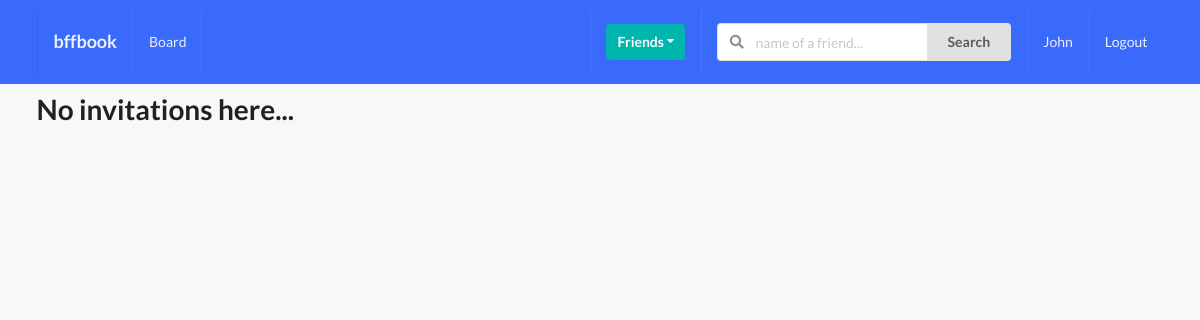
/profiles/my-invites/ (signed in), run on an earlier commit of the app's database.
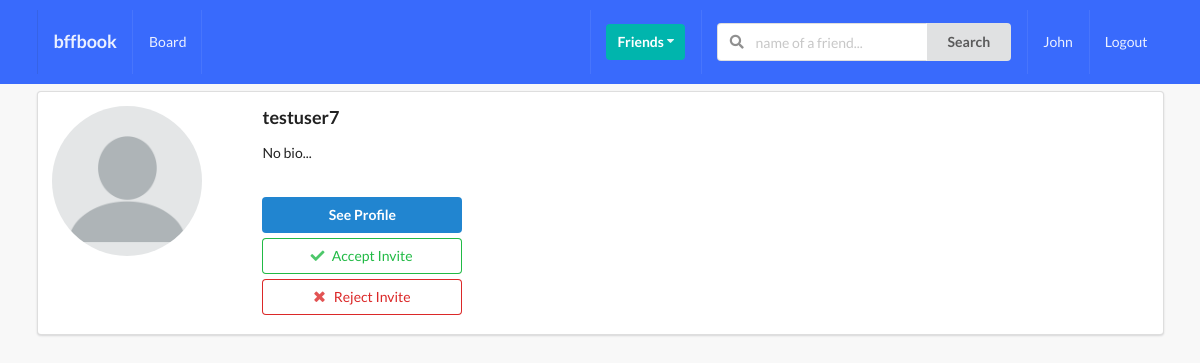
And on a later commit of the database.
### profiles/models.py (models this page shows, shortened)
class Profile(models.Model):
    first_name = models.CharField(max_length=200, blank=True)
    last_name = models.CharField(max_length=200, blank=True)
    user = models.OneToOneField(User, on_delete=models.CASCADE)
    bio = models.TextField(default="No bio...", max_length=300)
    email = models.EmailField(max_length=200, blank=True)
    country = models.CharField(max_length=200, blank=True)
    avatar = models.ImageField(default='avatar.png', upload_to='avatars/')
    friends = models.ManyToManyField(User, blank=True, related_name='friends')
    slug = models.SlugField(unique=True, blank=True)
    updated = models.DateTimeField(auto_now=True)
    created = models.DateTimeField(auto_now_add=True)
    objects = ProfileManager()
    __initial_first_name = None
    __initail_last_name = None
    def __init__(self, *args, **kwargs):
        super().__init__(*args, **kwargs)
        self.__initial_first_name = self.first_name
        self.__initial_last_name = self.last_name

### profiles/views.py (the view)
# urls.py: path('my-invites/', invites_received_view, name='my-invites-view'),
@login_required
def invites_received_view(request):
    profile = Profile.objects.get(user=request.user)
    qs = Relationship.objects.invitations_received(profile)
    result = list(map(lambda x: x.sender, qs))
    is_empty = False
    if len(result) == 0:
        is_empty = True
    context = {'qs': result, 'is_empty': is_empty}
    return render(request, 'profiles/my_invites.html', context)

### profiles/models.py (called while the page is built)
    def invitations_received(self, receiver):
        qs = Relationship.objects.filter(receiver=receiver, status='send')
        return qs

### profiles/templates/profiles/my_invites.html (shortened to what this page needs)
{% extends 'base.html' %}
{% block content %}
    {% if is_empty %}
        <h1>No invitations here...</h1>
    {% endif %}
    {% for obj in qs %}
        <div class="ui segment">
            <div class="ui grid">
                <div class="row">
                    <div class="three wide column">
                        <img src="{{ obj.avatar.url }}" alt="" class="ui small circular image">
                    </div>
                    <div class="thirteen wide column">
                        <h3>{{ obj.user }}</h3>
                        <p>{{ obj.bio }}</p>
                        <br>
                        <a href=""><button class="ui primary button w-big mb-5">See Profile</button>
                        </a>
                        <form action="{% url 'profiles:accept-invite'  %}" method="POST">
                            <button class="ui positive basic button w-big mb-5"><i class="check icon"></i>Accept Invite</button>
                        </form>
                        <form action="{% url 'profiles:reject-invite' %}" method="POST">
                            <button class="ui negative basic button w-big mb-5"><i class="close icon"></i>Reject Invite</button>
                        </form>
                    </div>
                </div>
            </div>
        </div>
    {% endfor %}
{% endblock content %}

What changed in the data, as far as the page shows it:
added Profile: avatar (placeholder picture), user "testuser7", bio "No bio..."
Also different on the page:
text no longer shown: "No invitations here..."
